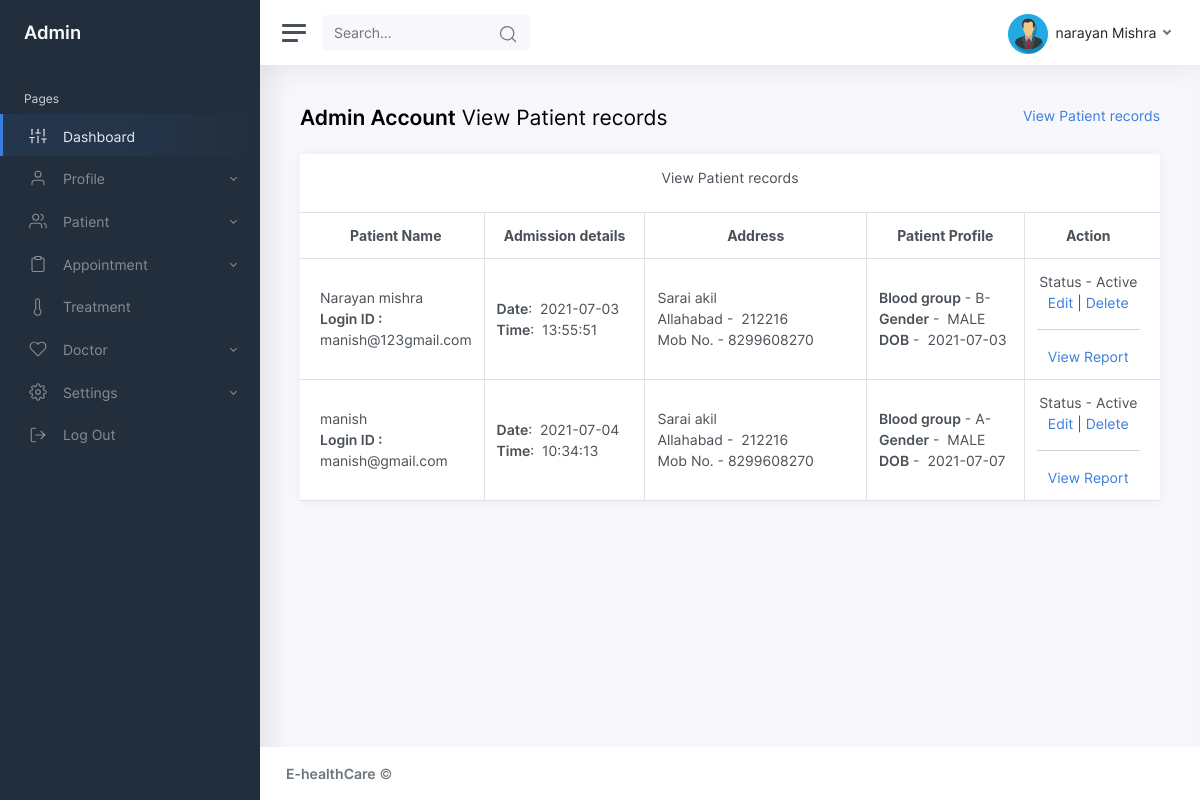
Page /admin/viewpatient.php (signed in) on the committed database.
### tables this page shows
CREATE TABLE `patient` (
  `patientid` int(10) NOT NULL,
  `patientname` varchar(50) NOT NULL,
  `admissiondate` date NOT NULL,
  `admissiontime` time NOT NULL,
  `address` varchar(250) NOT NULL,
  `mobileno` varchar(15) NOT NULL,
  `city` varchar(25) NOT NULL,
  `pincode` varchar(20) NOT NULL,
  `loginid` varchar(50) NOT NULL,
  `password` varchar(25) NOT NULL,
  `bloodgroup` varchar(20) NOT NULL,
  `gender` varchar(10) NOT NULL,
  `dob` date NOT NULL,
  `status` varchar(10) NOT NULL
);

### admin/viewpatient.php (the view, shortened to what this page needs)
<!DOCTYPE html>
<html lang="en">
<head>
  <link href="css/app.css" rel="stylesheet">
</head>
<body>
  <div class="wrapper">
    <?php include("menu.php");?>
    <div class="main">
      <?php include("header.php");?>
      <main class="content">
        <div class="container-fluid p-0">
          <div class="row mb-2 mb-xl-3">
                      <div class="col-auto d-none d-sm-block">
              <h3><strong>Admin Account</strong> View Patient records</h3>
            </div>
            <div class="col-auto ml-auto text-right mt-n1">
              <nav aria-label="breadcrumb">
                <ol class="breadcrumb bg-transparent p-0 mt-1 mb-0">
                  <li class="breadcrumb-item"><a href="#">View Patient records</a></li>
                </ol>
              </nav>
            </div>
          </div>
                 <div class="row">
                  <div class="col-12 col-xl-12">
              <div class="card">
                <div class="card-header">
                  <h5 class="card-title text-center">View Patient records</h5>
                </div>
                <table class="table table-bordered">
                  <thead>
                    <tr>
                      <th width="15%" height="36"><div align="center">Patient Name</div></th>
          <th width="20%"><div align="center">Admission details</div></th>
          <th width="28%"><div align="center">Address</div></th>
          <th width="20%"><div align="center">Patient Profile</div></th>
          <th width="17%"><div align="center">Action</div></th>
                    </tr>
                  </thead>
                  <tbody>
                    <?php
    $sql ="SELECT * FROM patient";
    $qsql = mysqli_query($con,$sql);
    while($rs = mysqli_fetch_array($qsql))
    {
        echo "<tr>
          <td>$rs[patientname]<br>
      <strong>Login ID :</strong> $rs[loginid] </td>
          <td>
      <strong>Date</strong>: &nbsp;$rs[admissiondate]<br>
     <strong>Time</strong>: &nbsp;$rs[admissiontime]</td>
       <td>$rs[address]<br>$rs[city] -  &nbsp;$rs[pincode]<br>
Mob No. - $rs[mobileno]</td>
          <td><strong>Blood group</strong> - $rs[bloodgroup]<br>
<strong>Gender</strong> - &nbsp;$rs[gender]<br>
<strong>DOB</strong> - &nbsp;$rs[dob]</td>
          <td align='center'>Status - $rs[status] <br>";
if(isset($_SESSION[adminid]))
{
      echo "<a href='patient.php?editid=$rs[patientid]'>Edit</a> | <a href='viewpatient.php?delid=$rs[patientid]'>Delete</a> <hr>
<a href='patientreport.php?patientid=$rs[patientid]'>View Report</a>";
}
      echo "</td></tr>";
    }
    ?>
                  </tbody>
                </table>
              </div>
            </div>
                 </div>
        </div>
      </main>
      <?php include("footer.php");?>
    </div>
  </div>
</body>
</html>

### admin/header.php (shortened to what this page needs)
<?php
include("dbconnection.php");
if(!isset($_SESSION['adminid']))
{
  echo "<script>window.location='adminlogin.php';</script>";
}
else
{
  $sql = "SELECT adminname FROM admin  WHERE adminid='$_SESSION[adminid]'";
  $qsql = mysqli_query($con,$sql);
  $rsprofile=  mysqli_fetch_array($qsql);
  ?>
<nav class="navbar navbar-expand navbar-light navbar-bg">
				<a class="sidebar-toggle d-flex">
          <i class="hamburger align-self-center"></i>
        </a>
				<form class="d-none d-sm-inline-block">
					<div class="input-group input-group-navbar">
						<input type="text" class="form-control" placeholder="Search…" aria-label="Search" disabled="">
						<button class="btn" type="button">
              <i class="align-middle" data-feather="search"></i>
            </button>
					</div>
				</form>
				<div class="navbar-collapse collapse">
					<ul class="navbar-nav navbar-align">
						<li class="nav-item dropdown">
							<a class="nav-link dropdown-toggle d-none d-sm-inline-block" href="#" data-toggle="dropdown">
                <img src="img/admin.png" class="avatar img-fluid rounded mr-1" alt="Charles Hall" /> <span class="text-dark"><?php echo $rsprofile[adminname]; ?></span>
              </a>
						</li>
					</ul>
				</div>
			</nav>
			<?php }?>

### rows in the picture
patient: patientname "Narayan mishra", loginid "manish@123gmail.com", admissiondate "2021-07-03", admissiontime "13:55:51", address "Sarai akil", city "Allahabad", pincode "212216", mobileno "8299608270", bloodgroup "B-", gender "MALE", dob "2021-07-03", status "Active"
patient: patientname "manish", loginid "manish@gmail.com", admissiondate "2021-07-04", admissiontime "10:34:13", address "Sarai akil", city "Allahabad", pincode "212216", mobileno "8299608270", bloodgroup "A-", gender "MALE", dob "2021-07-07", status "Active"

### other values in the picture
$rsprofile[adminname] "narayan Mishra"
